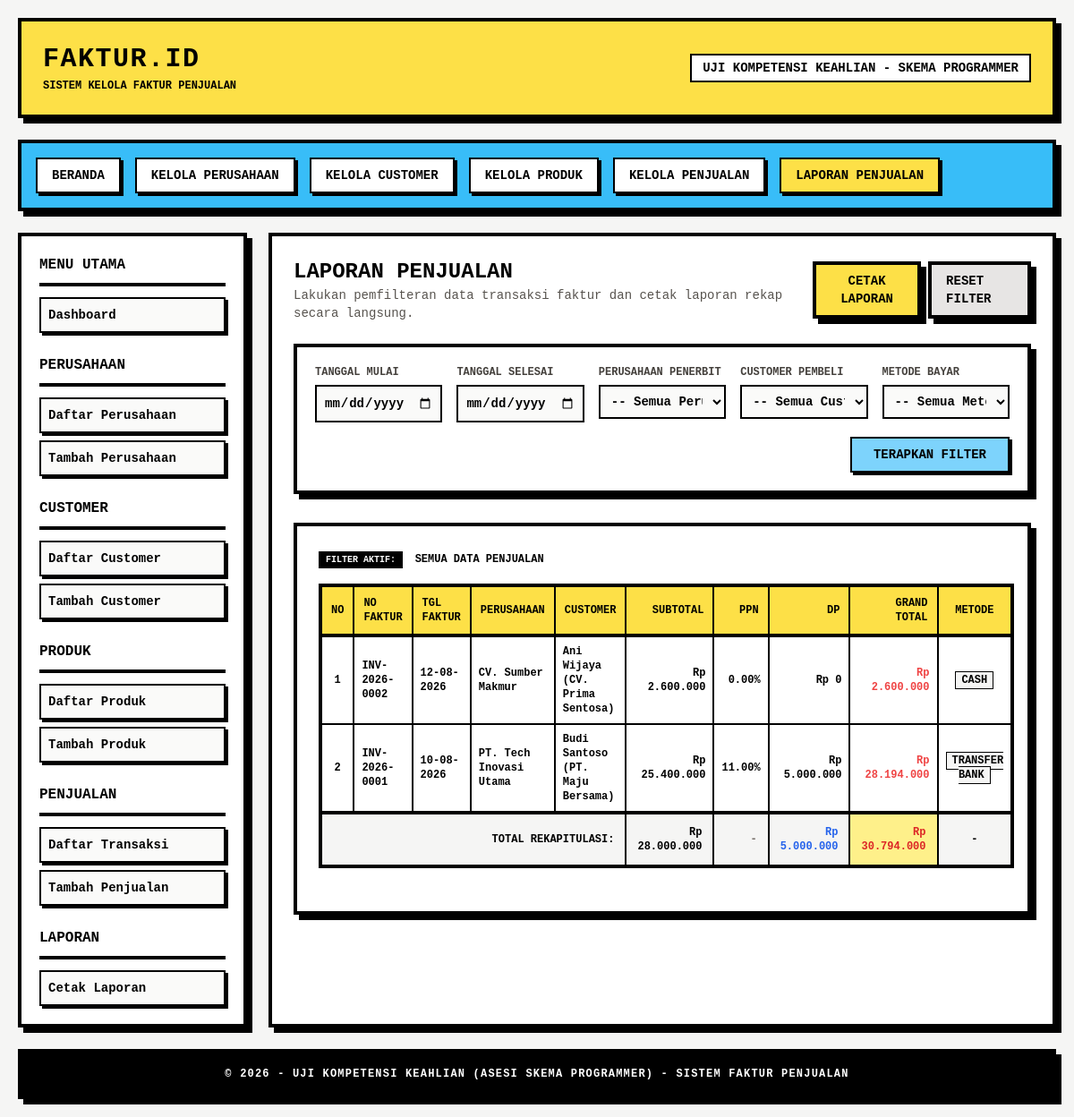
Screenshot of /index.php?page=laporan with the database file from the repository.
### tables this page shows
CREATE TABLE IF NOT EXISTS `faktur` (
  `no_faktur` VARCHAR(50) PRIMARY KEY,
  `tgl_faktur` DATE NOT NULL,
  `due_date` DATE NOT NULL,
  `metode_bayar` VARCHAR(50) NOT NULL,
  `ppn` DECIMAL(5,2) DEFAULT 0.00,
  `dp` DECIMAL(12,2) DEFAULT 0.00,
  `grand_total` DECIMAL(12,2) NOT NULL,
  `user` VARCHAR(100) NOT NULL,
  `id_customer` INT NOT NULL,
  `id_perusahaan` INT NOT NULL,
  FOREIGN KEY (`id_customer`) REFERENCES `customer`(`id_customer`) ON DELETE CASCADE,
  FOREIGN KEY (`id_perusahaan`) REFERENCES `perusahaan`(`id_perusahaan`) ON DELETE CASCADE
);

CREATE TABLE IF NOT EXISTS `perusahaan` (
  `id_perusahaan` INT AUTO_INCREMENT PRIMARY KEY,
  `nama_perusahaan` VARCHAR(150) NOT NULL,
  `alamat` TEXT NOT NULL,
  `no_telp` VARCHAR(20) NOT NULL,
  `fax` VARCHAR(20) DEFAULT NULL
);

CREATE TABLE IF NOT EXISTS `customer` (
  `id_customer` INT AUTO_INCREMENT PRIMARY KEY,
  `nama_customer` VARCHAR(150) NOT NULL,
  `perusahaan_cust` VARCHAR(150) NOT NULL,
  `alamat` TEXT NOT NULL
);

### config.php (called while the page is built, shortened)
<?php
function formatRupiah($angka) {
    return "Rp " . number_format($angka, 0, ',', '.');
}
function formatDate($date) {
    return date('d-m-Y', strtotime($date));
}
?>

### laporan.php (the view, shortened to what this page needs)
<?php
$tgl_mulai = isset($_GET['tgl_mulai']) ? $_GET['tgl_mulai'] : '';
$tgl_selesai = isset($_GET['tgl_selesai']) ? $_GET['tgl_selesai'] : '';
$where_sql = "";
$query = "SELECT f.*, c.nama_customer, c.perusahaan_cust, p.nama_perusahaan,
                 (SELECT SUM(qty * price) FROM detail_faktur WHERE no_faktur = f.no_faktur) as subtotal
          FROM faktur f
          JOIN customer c ON f.id_customer = c.id_customer
          JOIN perusahaan p ON f.id_perusahaan = p.id_perusahaan
          $where_sql
          ORDER BY f.tgl_faktur DESC, f.no_faktur DESC";
$result = $conn->query($query);
$filter_info = [];
$filter_text = count($filter_info) > 0 ? implode(" | ", $filter_info) : "Semua Data Penjualan";
?>
<div class="no-print mb-6">
    <div class="flex flex-col md:flex-row justify-between items-start md:items-center gap-4 mb-6">
        <div>
            <h2 class="text-2xl font-black uppercase">Laporan Penjualan</h2>
            <p class="text-sm text-stone-600 font-medium">Lakukan pemfilteran data transaksi faktur dan cetak laporan rekap secara langsung.</p>
        </div>
        <div class="flex gap-2">
            <button onclick="window.print()" class="px-4 py-2 border-4 border-black bg-yellow-300 hover:bg-yellow-400 font-black shadow-brutal active:translate-x-[2px] active:translate-y-[2px] active:shadow-none transition-all uppercase text-sm">
                Cetak Laporan
            </button>
            <a href="index.php?page=laporan" class="px-4 py-2 border-4 border-black bg-stone-200 hover:bg-stone-300 font-black shadow-brutal active:translate-x-[2px] active:translate-y-[2px] active:shadow-none transition-all uppercase text-sm">
                Reset Filter
            </a>
        </div>
    </div>
    <form method="GET" action="index.php" class="bg-white border-4 border-black p-5 shadow-brutal mb-8">
        <div class="grid grid-cols-1 sm:grid-cols-2 lg:grid-cols-5 gap-4">
            <div class="flex flex-col gap-1.5">
                <label class="text-xs font-black uppercase text-stone-700">Tanggal Mulai</label>
                <input type="date" name="tgl_mulai" value="<?php echo htmlspecialchars($tgl_mulai); ?>" class="border-2 border-black p-2 text-sm font-bold bg-stone-50 focus:bg-white focus:outline-none">
            </div>
            <div class="flex flex-col gap-1.5">
                <label class="text-xs font-black uppercase text-stone-700">Tanggal Selesai</label>
                <input type="date" name="tgl_selesai" value="<?php echo htmlspecialchars($tgl_selesai); ?>" class="border-2 border-black p-2 text-sm font-bold bg-stone-50 focus:bg-white focus:outline-none">
            </div>
            <div class="flex flex-col gap-1.5">
                <label class="text-xs font-black uppercase text-stone-700">Perusahaan Penerbit</label>
                <select name="id_perusahaan" class="border-2 border-black p-2 text-sm font-bold bg-stone-50 focus:bg-white focus:outline-none">
                    <option value="">-- Semua Perusahaan --</option>
                </select>
            </div>
            <div class="flex flex-col gap-1.5">
                <label class="text-xs font-black uppercase text-stone-700">Customer Pembeli</label>
                <select name="id_customer" class="border-2 border-black p-2 text-sm font-bold bg-stone-50 focus:bg-white focus:outline-none">
                    <option value="">-- Semua Customer --</option>
                </select>
            </div>
            <div class="flex flex-col gap-1.5">
                <label class="text-xs font-black uppercase text-stone-700">Metode Bayar</label>
                <select name="metode_bayar" class="border-2 border-black p-2 text-sm font-bold bg-stone-50 focus:bg-white focus:outline-none">
                    <option value="">-- Semua Metode --</option>
                </select>
            </div>
        </div>
        <div class="flex justify-end mt-4">
            <button type="submit" class="w-full sm:w-auto px-6 py-2 border-2 border-black bg-sky-300 hover:bg-sky-400 font-black shadow-brutal-sm active:translate-x-[1px] active:translate-y-[1px] active:shadow-none transition-all uppercase text-sm">
                Terapkan Filter
            </button>
        </div>
    </form>
</div>
<div class="bg-white border-4 border-black p-6 shadow-brutal print:shadow-none print:border-none print:p-0">
    <div class="mb-4">
        <span class="bg-black text-white text-[10px] px-2 py-0.5 inline-block uppercase font-black">Filter Aktif:</span>
        <span class="text-xs font-black ml-1 uppercase"><?php echo htmlspecialchars($filter_text); ?></span>
    </div>
    <table class="w-full text-xs border-4 border-black mb-6">
        <thead>
            <tr class="bg-yellow-300 border-b-4 border-black text-left font-black">
                <th class="p-2.5 border-r-2 border-black text-center w-10">NO</th>
                <th class="p-2.5 border-r-2 border-black w-24">NO FAKTUR</th>
                <th class="p-2.5 border-r-2 border-black w-24">TGL FAKTUR</th>
                <th class="p-2.5 border-r-2 border-black">PERUSAHAAN</th>
                <th class="p-2.5 border-r-2 border-black">CUSTOMER</th>
                <th class="p-2.5 border-r-2 border-black text-right w-28">SUBTOTAL</th>
                <th class="p-2.5 border-r-2 border-black text-right w-16">PPN</th>
                <th class="p-2.5 border-r-2 border-black text-right w-24">DP</th>
                <th class="p-2.5 border-r-2 border-black text-right w-32">GRAND TOTAL</th>
                <th class="p-2.5 text-center w-20">METODE</th>
            </tr>
        </thead>
        <tbody>
            <?php
            $no = 1;
            $sum_subtotal = 0;
            $sum_dp = 0;
            $sum_grand_total = 0;
            if ($result && $result->num_rows > 0):
                while ($row = $result->fetch_assoc()):
                    $subtotal = floatval($row['subtotal']);
                    $dp = floatval($row['dp']);
                    $grand_total = floatval($row['grand_total']);
                    $sum_subtotal += $subtotal;
                    $sum_dp += $dp;
                    $sum_grand_total += $grand_total;
            ?>
                    <tr class="border-b-2 border-black hover:bg-stone-50 font-bold">
                        <td class="p-2 border-r-2 border-black text-center"><?php echo $no++; ?></td>
                        <td class="p-2 border-r-2 border-black"><?php echo htmlspecialchars($row['no_faktur']); ?></td>
                        <td class="p-2 border-r-2 border-black"><?php echo formatDate($row['tgl_faktur']); ?></td>
                        <td class="p-2 border-r-2 border-black"><?php echo htmlspecialchars($row['nama_perusahaan']); ?></td>
                        <td class="p-2 border-r-2 border-black"><?php echo htmlspecialchars($row['nama_customer'] . " (" . $row['perusahaan_cust'] . ")"); ?></td>
                        <td class="p-2 border-r-2 border-black text-right"><?php echo formatRupiah($subtotal); ?></td>
                        <td class="p-2 border-r-2 border-black text-right"><?php echo htmlspecialchars($row['ppn']) . "%"; ?></td>
                        <td class="p-2 border-r-2 border-black text-right"><?php echo formatRupiah($dp); ?></td>
                        <td class="p-2 border-r-2 border-black text-right font-black text-red-500"><?php echo formatRupiah($grand_total); ?></td>
                        <td class="p-2 text-center uppercase font-black"><span class="px-1.5 py-0.5 border border-black bg-stone-100"><?php echo htmlspecialchars($row['metode_bayar']); ?></span></td>
                    </tr>
            <?php
                endwhile;
            endif; ?>
        </tbody>
        <tfoot>
            <tr class="bg-stone-100 font-black border-t-4 border-black text-xs">
                <td colspan="5" class="p-3 border-r-2 border-black text-right uppercase">Total Rekapitulasi:</td>
                <td class="p-3 border-r-2 border-black text-right"><?php echo formatRupiah($sum_subtotal); ?></td>
                <td class="p-3 border-r-2 border-black text-right text-stone-500">-</td>
                <td class="p-3 border-r-2 border-black text-right text-blue-600"><?php echo formatRupiah($sum_dp); ?></td>
                <td class="p-3 border-r-2 border-black text-right text-red-600 bg-yellow-200"><?php echo formatRupiah($sum_grand_total); ?></td>
                <td class="p-3 text-center">-</td>
            </tr>
        </tfoot>
    </table>
</div>

### layout_header.php (style rules this page uses)
body { font-family: 'Courier New', Courier, monospace; font-weight: 900; }

### rows the page displays
faktur: no_faktur "INV-2026-0002", tgl_faktur "12-08-2026", id_perusahaan.nama_perusahaan "CV. Sumber Makmur", id_customer.perusahaan_cust "Ani Wijaya (CV. Prima Sentosa)", subtotal "Rp 2.600.000", ppn "0.00", dp "Rp 0", grand_total "Rp 2.600.000", metode_bayar "CASH"
faktur: no_faktur "INV-2026-0001", tgl_faktur "10-08-2026", id_perusahaan.nama_perusahaan "PT. Tech Inovasi Utama", id_customer.perusahaan_cust "Budi Santoso (PT. Maju Bersama)", subtotal "Rp 25.400.000", ppn "11.00", dp "Rp 5.000.000", grand_total "Rp 28.194.000", metode_bayar "TRANSFER BANK"

### other values shown
$filter_text "SEMUA DATA PENJUALAN"
formatRupiah($sum_subtotal) "Rp 28.000.000"
formatRupiah($sum_dp) "Rp 5.000.000"
formatRupiah($sum_grand_total) "Rp 30.794.000"
